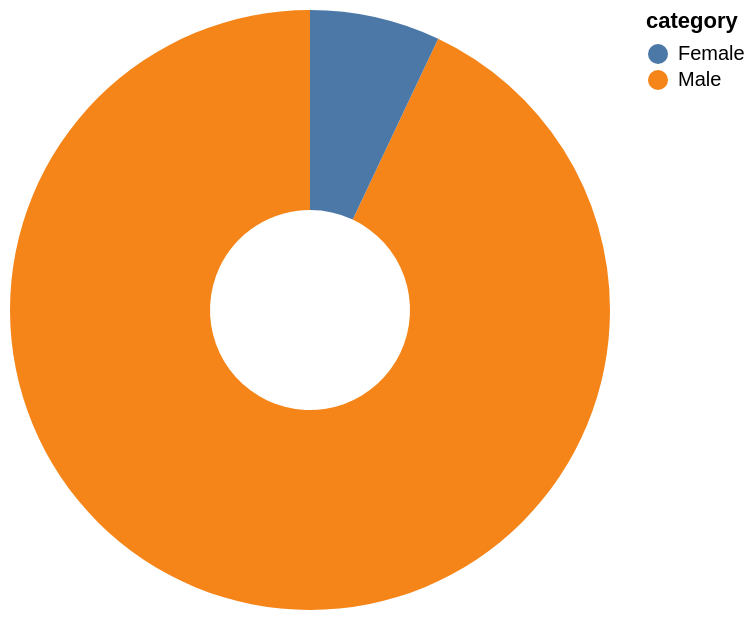

Describe this chart as a Vega-Lite specification.
### Vega-Lite specification from a JSON file in a GitHub repository (floating-point values rounded to 4 significant figures)
{"$schema": "https://vega.github.io/schema/vega-lite/v5.json", "description": "A simple donut chart with embedded data.", "data": {"values": [{"category": "Male", "value": 9358}, {"category": "Female", "value": 707}]}, "mark": {"type": "arc", "innerRadius": 50}, "encoding": {"theta": {"field": "value", "type": "quantitative"}, "color": {"field": "category", "type": "nominal"}}, "view": {"stroke": null}}
